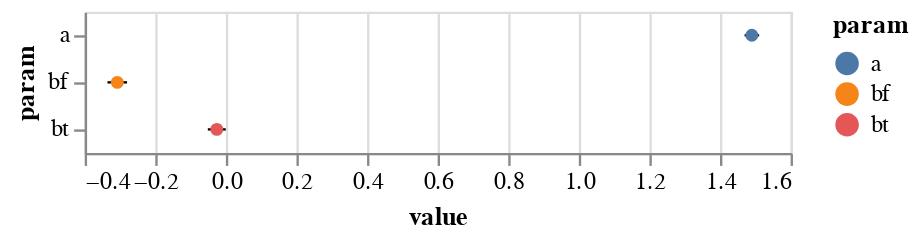

Notebook cell for this chart:
### Code cell
df = fit_df[["a", "bt", "bf"]][:1600]
df = df.melt(var_name="param")

error_bars = alt.Chart(df).mark_errorbar(extent="stdev").encode(x="value", y="param")

points = (
    alt.Chart(df)
    .mark_point(filled=True, color="black")
    .encode(x=alt.X("value", aggregate="mean"), y="param", color="param")
)

error_bars + points

### Figure 1 — Vega-Lite specification as saved in the notebook (floating-point values rounded to 4 significant figures; data arrays with more than 128 entries replaced by an {"elided": "..."} marker saying what was removed)
{"$schema": "https://vega.github.io/schema/vega-lite/v5.20.1.json", "config": {"view": {"continuousHeight": 300, "continuousWidth": 300}}, "data": {"name": "data-8b3cfd4d7fc6d8a12fa708f255c0f551"}, "datasets": {"data-8b3cfd4d7fc6d8a12fa708f255c0f551": {"elided": "4800 records"}}, "layer": [{"encoding": {"x": {"field": "value", "type": "quantitative"}, "y": {"field": "param", "type": "nominal"}}, "mark": {"extent": "stdev", "type": "errorbar"}}, {"encoding": {"color": {"field": "param", "type": "nominal"}, "x": {"aggregate": "mean", "field": "value", "type": "quantitative"}, "y": {"field": "param", "type": "nominal"}}, "mark": {"color": "black", "filled": true, "type": "point"}}]}
